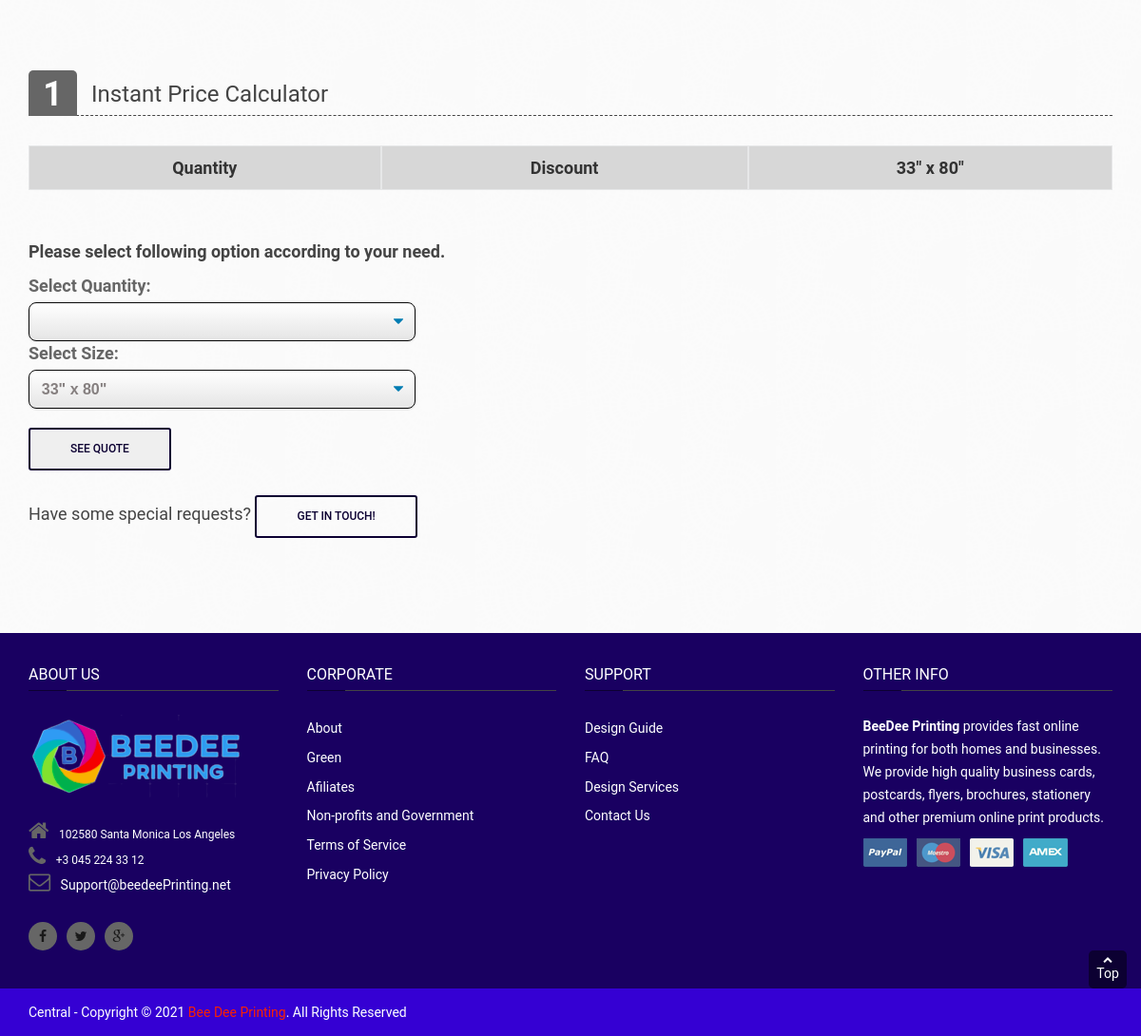
/large-format/retractable-banners-detail (lower part), run on an earlier commit of the app's database.
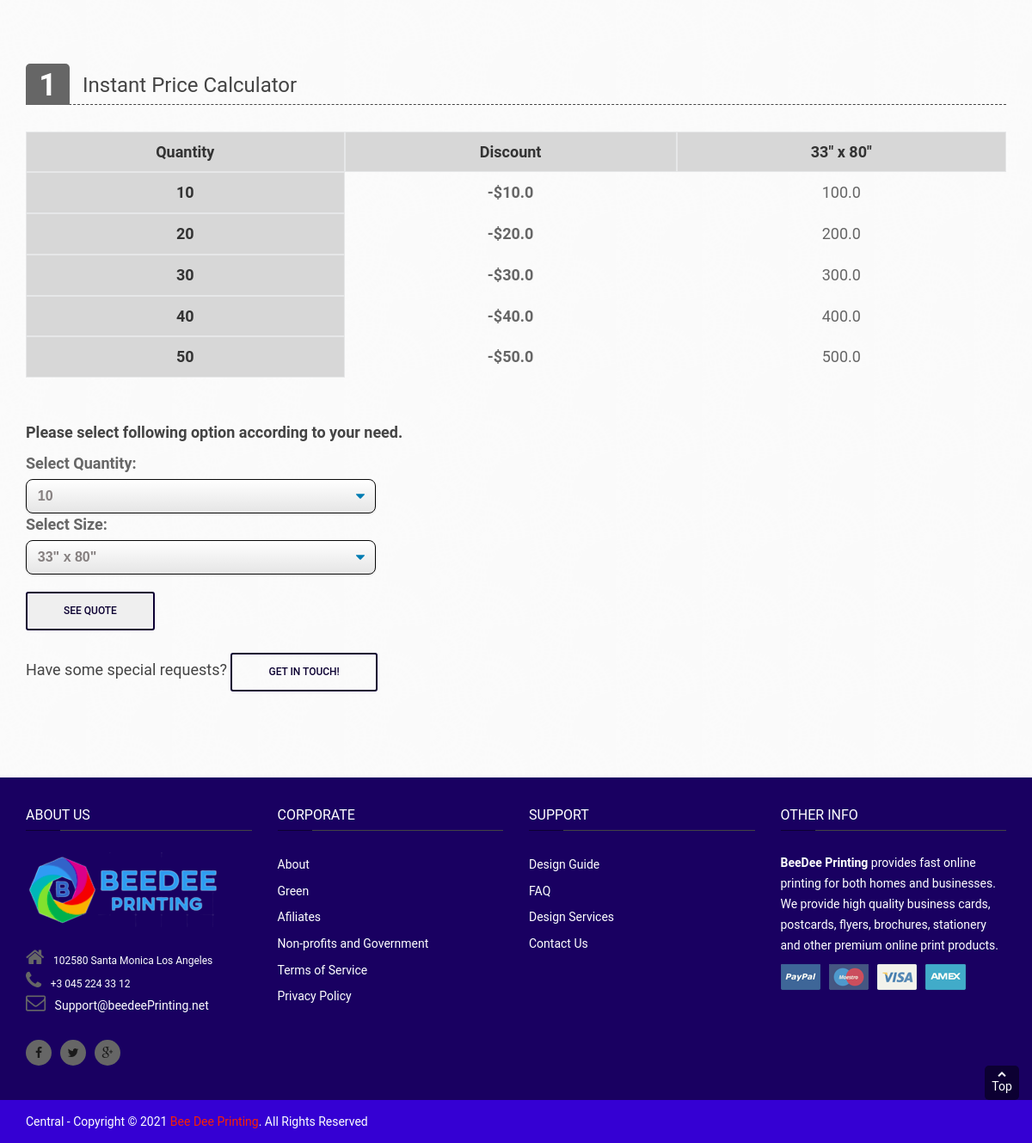
And on a later commit of the database.
### Large_Format_Printing/models.py (models this page shows, shortened)
class RetractableBanners(models.Model):
    Quantity = models.PositiveIntegerField(default=0, blank=False, editable=True)
    Thirty_Three_By_Eighty = models.FloatField(default=0, blank=False, editable=True, validators=[MinValueValidator(0.0)], verbose_name = '33" x 80"')
    Discount = models.FloatField(default=0, blank=False, editable=True, validators=[MinValueValidator(0.0)], verbose_name = '33" x 80" Discounted')
    Template = models.FileField(upload_to='static/Large_Format_Printing_Templates', max_length=256, blank=True)
    class Meta:
        verbose_name = "3 - Retractable Banner"

### Large_Format_Printing/views.py (the view)
# urls.py: path('retractable-banners-detail', Retractable_banners_detail, name= 'retractable-banners-detail'),
def Retractable_banners_detail(request):
    product = lf_products.objects.get(id=7)
    table = RetractableBanners.objects.all()
    b_object = b_products.objects.all()
    bc_object = bc_products.objects.all()
    bs_object = bs_products.objects.all()
    lf_object = lf_products.objects.all()
    mp_object = mp_products.objects.all()
    urls_bc_aside = ["/business-cards/business-card-detail" , "/business-cards/edge-painted-detail", "/business-cards/foil-business-card-detail","/business-cards/raised-spot-uv-business-card-detail", "/business-cards/pantone-business-cards-detail", "/business-cards/plastic-business-cards-detail", "/business-cards/raised-ink-business-cards-detail"]
    urls_bs_aside =  ["/business-stationary/envelopes-detail", "/business-stationary/letterhead-detail", "/business-stationary/notepad-detail"]
    urls_lf_aside = ["floor-stickers-detail", "foamcore-poster-detail", "poster-printing-detail", "retractable-banners-detail", "table-cover-detail"]
    urls_mp_aside = ["/marketing-products/calenders-detail", "/marketing-products/brouchers-flyers-detail" , "/marketing-products/postcards-detail", "/marketing-products/hangtags-detail", "/marketing-products/labels-and-stickers-detail" , "/marketing-products/ncr-forms-detail" , "/marketing-products/presentation-folder-detail", "custom-holiday-cards-detail"]
    b_urls = ["/boxes/pillow-boxes-detail", "/boxes/gable-boxes-detail" ,"/boxes/window-boxes-detail", "/boxes/mailer-boxes-detail" , "/boxes/kraft-boxes-detail", "/boxes/cosmetics-boxes-detail" ,"/boxes/sleeve-boxes-detail", "/boxes/display-boxes-detail", "/boxes/beverage-boxes-detail", "/boxes/candle-boxes-detail", "/boxes/auto-parts-boxes-detail", "/boxes/pizza-boxes-detail"]
    b_aside = zip(b_urls,b_object)
    mp_aside = zip(urls_mp_aside, mp_object)
    lf_aside = zip(urls_lf_aside, lf_object)
    bs_aside = zip(urls_bs_aside, bs_object)
    bc_aside = zip(urls_bc_aside,bc_object)
    menu = RetractableBanners.objects.all()
    menu1 = Extra_features.objects.all()
    if request.POST:
        var = request.POST
        quantity = var['quantity']
        size = var['size']
        size_quantity_query = RetractableBanners.objects.filter(Quantity=quantity).values(size)
        discount_query = RetractableBanners.objects.filter(Quantity=quantity).values('Discount')
        for p in size_quantity_query:
            size_quantity_price = p[size]
        for y in discount_query:
            price_discount = y['Discount']
        total_price = size_quantity_price - price_discount
        extra_f_dict = {"Size": size,
                       }
        request.session['invoice'] = total_price
        request.session['label'] = product.Label
        request.session['discount'] = price_discount
        request.session['id'] = 7
        request.session['cat'] = 'lf_products'
        request.session['extra_f'] = extra_f_dict
        request.session['quantity'] = quantity
        print('Form Submitted')
    else:
        total_price = 0
        request.session['invoice'] = 0
        request.session['label'] = ' '
        request.session['discount'] = 0
        request.session['id'] = 0
        request.session['quantity'] = 0
        request.session['cat'] = 'lf_products'
        print('Form not submitted')
    context = {
        'total_price' : total_price,
        "menu": menu,
        "menu1": menu1,
        "table" : table,
        "bc_product" : bc_object,
        "bs_product" : bs_object,
        "lf_product" : lf_object,
        "mp_product" : mp_object,
        "label" : product.Label,
        "Description": product.Description,
        "image1" : product.image1,
        "image2" : product.image2,
        "image3" : product.image3,
        "bc_aside"   : bc_aside,
        "bs_aside" : bs_aside,
        "lf_aside": lf_aside,
        "b_aside": b_aside,
        "mp_aside": mp_aside,
    }
    if request.POST:
        return redirect('checkout')
    return render( request,"Large_Format_Printing/retractable_banners.html", context )

### Large_Format_Printing/templates/Large_Format_Printing/retractable_banners.html (shortened to what this page needs)
{% extends 'base.html' %}
{% load static %}
{% block content %}
<main class="main" id="product-detail">
    <section class="add-to-cart-w">
        <div class="container">
            <div class="row">
                <div class="col-md-12 col-sm-12 product-options">
                    <div class="atc-header">
                        <span class="number">1</span>
                        <h3>Instant Price Calculator</h3>
                    </div>
                    <div class="row">
                        <div class="option-grib-w col-md-12">
                            <div class="scroll-pane horizontal-only">
                                <table>
                                    <tr class="strikeout">
                                        <th>Quantity</th>
                                        <th>Discount</th>
                                        <th rowspan="1"> 33" x 80"</th>
                                    </tr>
                                    {% for table in table %}
                                    <tr>
                                        <th>{{ table.Quantity }} </th>
                                        <td>
                                            {% if table.Discount %}
                                            <strong> -${{ table.Discount }} </strong>
                                            {% else %}
                                            ${{ table.Discount }}
                                           {% endif %}
                                        </td>
                                        <td>
                                            {{ table.Thirty_Three_By_Eighty }}
                                        </td>
                                    </tr>
                                    {% endfor %}
                                </table>
                            </div>
                        </div>
                    </div>
                    <br>
                    <br>
                    <form method="POST" id="product-detail-form">
                        <p><strong>Please select following option according to your need.</strong></p>
                        <div class="options-list-w">
                            <div class="row">
                                <div class="block-options col-md-4 col-sm-5">
                                    <div class="options-col">
                                        <label for="cars">Select Quantity:</label>
                                        <select class="select-css" name="quantity">
                                            {% for menu in menu %}
                                            <option value="{{ menu.Quantity }}">{{ menu.Quantity }}</option>
                                            {% endfor %}
                                        </select>
                                    </div>
                                </div>
                            </div>
                            <div class="row">
                                <div class="block-options col-md-4 col-sm-5">
                                    <div class="options-col">
                                        <label for="cars">Select Size:</label>
                                        <select class="select-css" name="size">
                                            <option value="Thirty_Three_By_Eighty"> 33" x 80" </option>
                                        </select>
                                    </div>
                                </div>
                            </div>
                        </div>
                        <input class="btn-readmore" type="submit" value="See Quote" >
                    </form>
                    <br>
                    <p style="padding-right:30px;"> Have some special requests?
                        <a href="{% url 'contact-us' %}" class="btn-readmore">Get in touch!</a>
                    </p>
                </div>
            </div>
        </div>
    </section>
</main>
{% endblock content %}

What changed in the data, as far as the page shows it:
added RetractableBanners: Quantity "10", Discount "10.0", Thirty_Three_By_Eighty "100.0"
added RetractableBanners: Quantity "20", Discount "20.0", Thirty_Three_By_Eighty "200.0"
added RetractableBanners: Quantity "30", Discount "30.0", Thirty_Three_By_Eighty "300.0"
added RetractableBanners: Quantity "40", Discount "40.0", Thirty_Three_By_Eighty "400.0"
added RetractableBanners: Quantity "50", Discount "50.0", Thirty_Three_By_Eighty "500.0"
Also different on the page:
form field quantity: (not shown) → "10"
